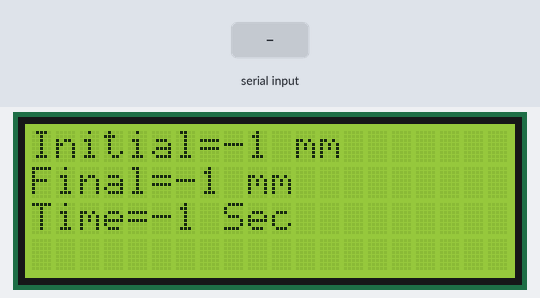
Simulated run of this sketch. Board: Arduino Uno, built with avr-gcc and run on an emulated ATmega328P. Parts: 20×4 character LCD. The test bench sets the inputs (shaded band). What the sketch prints to the serial monitor is not drawn.

Above: at 1.2 s.
1.3 s: "1" received over Serial
At 1.32 s:
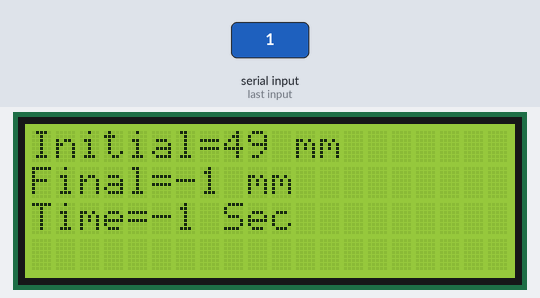
2.8 s: "0" received over Serial
4.3 s: "2" received over Serial
At 4.33 s:
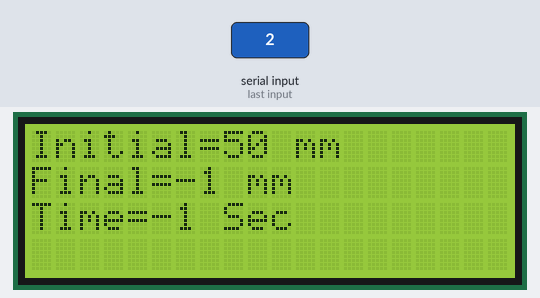
Timing chart, 0 to 7.3 s (numbered marks = the images above; inputs shaded):
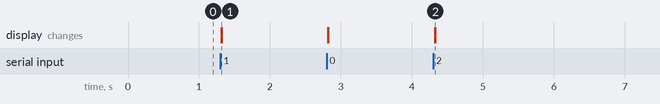

Measured:
- after the input at 1.3 s, the display: changes at once (image 1)
- after the input at 4.3 s, the display: changes at once (image 2)

The sketch:

slave.ino
```cpp
#include <LiquidCrystal.h>
LiquidCrystal lcd(2,3,7,6,5,4);
//char in[3],out[3],tof[4];
String str1,str2,str3;
int count=1;


void setup() {
  Serial.begin(9600);
  lcd.begin(20,4);
  lcd.clear();
  lcd.setCursor(0,0);
  lcd.print("hi");
  lcd.clear();
}

void loop() {

    if(count=1)
    {
    str1=Serial.read();
    str2=Serial.read();
    str3=Serial.read();

    Serial.println(str1);
    Serial.println(str2);
    Serial.println(str3);
    lcd.setCursor(0,0);
    lcd.print("Initial=");
    lcd.print(str1);
    lcd.println(" mm");
    lcd.setCursor(0,1);
    lcd.print("Final=" );
    lcd.print(str2);
    lcd.println(" mm");
    lcd.setCursor(0,2);
    lcd.print("Time=");
    lcd.print(str3);
    lcd.print(" Sec");
    count=0;
    }
}
```
